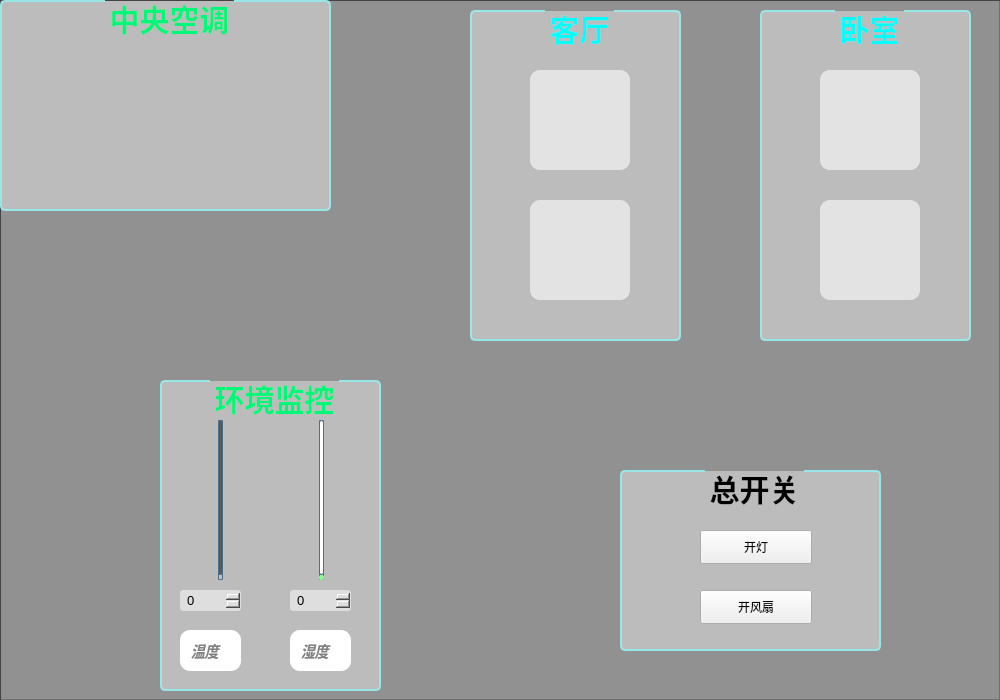
<?xml version="1.0" encoding="UTF-8"?>
<ui version="4.0">
 <class>Myhouse</class>
 <widget class="QWidget" name="Myhouse">
  <property name="geometry">
   <rect>
    <x>0</x>
    <y>0</y>
    <width>1000</width>
    <height>700</height>
   </rect>
  </property>
  <property name="minimumSize">
   <size>
    <width>1000</width>
    <height>700</height>
   </size>
  </property>
  <property name="maximumSize">
   <size>
    <width>1000</width>
    <height>700</height>
   </size>
  </property>
  <property name="windowTitle">
   <string>Form</string>
  </property>
  <property name="styleSheet">
   <string notr="true"/>
  </property>
  <widget class="QFrame" name="frame">
   <property name="geometry">
    <rect>
     <x>0</x>
     <y>0</y>
     <width>1000</width>
     <height>700</height>
    </rect>
   </property>
   <property name="minimumSize">
    <size>
     <width>1000</width>
     <height>700</height>
    </size>
   </property>
   <property name="maximumSize">
    <size>
     <width>1000</width>
     <height>700</height>
    </size>
   </property>
   <property name="styleSheet">
    <string notr="true">QFrame#frame{
	border-image: url(:/pictur/bg_home.jpg);
	
	border-image: url(:/pictur/bg_home1.jpg);
}
#frame_2{
	
	background-color: rgba(0, 0, 0, 100);
}</string>
   </property>
   <property name="frameShape">
    <enum>QFrame::StyledPanel</enum>
   </property>
   <property name="frameShadow">
    <enum>QFrame::Raised</enum>
   </property>
   <widget class="QFrame" name="frame_2">
    <property name="geometry">
     <rect>
      <x>0</x>
      <y>0</y>
      <width>1001</width>
      <height>711</height>
     </rect>
    </property>
    <property name="styleSheet">
     <string notr="true">QGroupBox
{
	background-color: rgba(255, 255, 255, 100);
	color: rgb(0, 0, 0);
border: 2px solid rgb(153, 230, 230);
border-radius:5px;
margin-top:2.1ex;
font-family:宋体;
font:bold 30px;
color: ;
	color: rgb(0, 247, 119);
}
 
QGroupBox::title
{
subcontrol-origin:margin;
subcontrol-position:top center;
}
</string>
    </property>
    <property name="frameShape">
     <enum>QFrame::StyledPanel</enum>
    </property>
    <property name="frameShadow">
     <enum>QFrame::Raised</enum>
    </property>
    <widget class="QGroupBox" name="groupBox">
     <property name="geometry">
      <rect>
       <x>760</x>
       <y>10</y>
       <width>211</width>
       <height>331</height>
      </rect>
     </property>
     <property name="minimumSize">
      <size>
       <width>0</width>
       <height>0</height>
      </size>
     </property>
     <property name="maximumSize">
      <size>
       <width>500</width>
       <height>500</height>
      </size>
     </property>
     <property name="styleSheet">
      <string notr="true">#groupBox{
	color: rgb(0, 255, 255);
}
QPushButton{
	background-color: rgba(255, 255, 255, 150);
	border-radius:10px; 
}
QPushButton:hover{
	background-color: rgba(85, 255, 255, 200);
    border:2px solid rgba(85, 255, 255, 200); 
    border-radius:10px; 
    color:white;
}
QPushButton:pressed{
	color: green;
	border-color: blueviolet;
	border-radius:10px; 
    background-color: white;
}</string>
     </property>
     <property name="title">
      <string>卧室</string>
     </property>
     <widget class="QPushButton" name="pushButton_fan1">
      <property name="geometry">
       <rect>
        <x>60</x>
        <y>190</y>
        <width>100</width>
        <height>100</height>
       </rect>
      </property>
      <property name="maximumSize">
       <size>
        <width>100</width>
        <height>100</height>
       </size>
      </property>
      <property name="styleSheet">
       <string notr="true">border-image: url(:/pictur/fan_close.png);

</string>
      </property>
      <property name="text">
       <string/>
      </property>
     </widget>
     <widget class="QPushButton" name="pushButton_lamp1">
      <property name="geometry">
       <rect>
        <x>60</x>
        <y>60</y>
        <width>100</width>
        <height>100</height>
       </rect>
      </property>
      <property name="maximumSize">
       <size>
        <width>100</width>
        <height>100</height>
       </size>
      </property>
      <property name="styleSheet">
       <string notr="true">border-image: url(:/pictur/lamp_close.png);</string>
      </property>
      <property name="text">
       <string/>
      </property>
     </widget>
    </widget>
    <widget class="QGroupBox" name="groupBox_2">
     <property name="geometry">
      <rect>
       <x>470</x>
       <y>10</y>
       <width>211</width>
       <height>331</height>
      </rect>
     </property>
     <property name="styleSheet">
      <string notr="true">#groupBox_2{
	color: rgb(0, 255, 255);
}
QPushButton{
	background-color: rgba(255, 255, 255, 150);
	border-radius:10px; 
}
QPushButton:hover{
	background-color: rgba(85, 255, 255, 200);
    border:2px solid rgba(85, 255, 255, 200); 
    border-radius:10px; 
    color:white;
}
QPushButton:pressed{
	color: green;
	border-color: blueviolet;
	border-radius:10px; 
    background-color: white;
}
</string>
     </property>
     <property name="title">
      <string>客厅</string>
     </property>
     <widget class="QPushButton" name="pushButton_lamp2">
      <property name="geometry">
       <rect>
        <x>60</x>
        <y>60</y>
        <width>100</width>
        <height>100</height>
       </rect>
      </property>
      <property name="maximumSize">
       <size>
        <width>100</width>
        <height>100</height>
       </size>
      </property>
      <property name="styleSheet">
       <string notr="true">border-image: url(:/pictur/lamp_close.png);</string>
      </property>
      <property name="text">
       <string/>
      </property>
     </widget>
     <widget class="QPushButton" name="pushButton_fan2">
      <property name="geometry">
       <rect>
        <x>60</x>
        <y>190</y>
        <width>100</width>
        <height>100</height>
       </rect>
      </property>
      <property name="maximumSize">
       <size>
        <width>100</width>
        <height>100</height>
       </size>
      </property>
      <property name="styleSheet">
       <string notr="true">border-image: url(:/pictur/fan_close.png);</string>
      </property>
      <property name="text">
       <string/>
      </property>
     </widget>
    </widget>
    <widget class="QGroupBox" name="groupBox_3">
     <property name="geometry">
      <rect>
       <x>0</x>
       <y>0</y>
       <width>331</width>
       <height>211</height>
      </rect>
     </property>
     <property name="styleSheet">
      <string notr="true">QPushButton{
	border-radius:10px; 
}
QPushButton:hover{
	background-color: rgba(255, 255, 255, 150);
    border:2px solid rgba(85, 255, 255, 200); 
    border-radius:10px; 
    color:white;
}
QPushButton:pressed{
	color: green;
	border-color: blueviolet;
	border-radius:10px; 
    background-color: white;
}</string>
     </property>
     <property name="title">
      <string>中央空调</string>
     </property>
     <widget class="QPushButton" name="pushButton_air">
      <property name="geometry">
       <rect>
        <x>30</x>
        <y>50</y>
        <width>271</width>
        <height>141</height>
       </rect>
      </property>
      <property name="styleSheet">
       <string notr="true">border-image: url(:/pictur/air_close.png);</string>
      </property>
      <property name="text">
       <string/>
      </property>
     </widget>
    </widget>
    <widget class="QGroupBox" name="groupBox_4">
     <property name="geometry">
      <rect>
       <x>160</x>
       <y>380</y>
       <width>221</width>
       <height>311</height>
      </rect>
     </property>
     <property name="styleSheet">
      <string notr="true">QLabel{
	border-radius: 10px;
	background-color: rgb(255, 255, 255);

font-family: &quot;Microsoft YaHei&quot;;
font-size: 14px;
font-style: italic;
font-weight: bold;
color: rgb(130, 130, 130);
font: bold italic 18px &quot;Microsoft YaHei&quot;;

padding-left: 7px;
padding-top: 7px;
padding-right: 7px;
padding-bottom: 7px;

}

QSpinBox {


	padding-left: 5px;
    padding-right: 15px;
    border-radius: 3px;

	color: rgb(0, 0, 0);
    background-color:rgb(222, 222, 222);
	font-family: &quot;Microsoft Yahei&quot;;
	font-size: 10pt;
}

QSpinBox:hover {
    background-color: rgb(255, 255, 255);
}
</string>
     </property>
     <property name="title">
      <string>环境监控</string>
     </property>
     <widget class="QSlider" name="verticalSlider_humidity">
      <property name="geometry">
       <rect>
        <x>150</x>
        <y>40</y>
        <width>22</width>
        <height>160</height>
       </rect>
      </property>
      <property name="styleSheet">
       <string notr="true">
QSlider::groove:vertical {
border: 1px solid #4A708B;
background: #C0C0C0;
width: 5px;
border-radius: 1px;
padding-left:-1px;
padding-right:-1px;
padding-top:-1px;
padding-bottom:-1px;
}

QSlider::sub-page:vertical {
background: rgb(255, 255, 255);
border: 1px solid #4A708B;
border-radius: 2px;
}

QSlider::add-page:vertical {

background: qlineargradient(x1:0, y1:0, x2:0, y2:1, 
    stop:0 #c4c4c4, stop:1 #B1B1B1);
background: qlineargradient(x1: 0, y1: 0.2, x2: 1, y2: 1,
    stop: 0 #5DCCFF, stop: 1 #1874CD);
background: rgb(130, 255, 134);
border: 0px solid #777;
width: 10px;
border-radius: 2px;
}

QSlider::handle:vertical 
{

    height: 11px;
    margin-left: -3px;
    margin-right: -3px;
    border-radius: 5px;
}

QSlider::sub-page:vertical:disabled {
background: #00009C;
border-color: #999;
}

QSlider::add-page:vertical:disabled {
background: rgb(130, 255, 134);
border-color: #999;
}

QSlider::handle:vertical:disabled {
background: #eee;
border: 1px solid #aaa;
border-radius: 4px;
}</string>
      </property>
      <property name="orientation">
       <enum>Qt::Vertical</enum>
      </property>
     </widget>
     <widget class="QSlider" name="verticalSlider_temperature">
      <property name="geometry">
       <rect>
        <x>50</x>
        <y>40</y>
        <width>21</width>
        <height>160</height>
       </rect>
      </property>
      <property name="styleSheet">
       <string notr="true">QSlider::groove:vertical {
border: 1px solid #4A708B;
background: #C0C0C0;
width: 5px;
border-radius: 1px;
padding-left:-1px;
padding-right:-1px;
padding-top:-1px;
padding-bottom:-1px;
}

QSlider::sub-page:vertical {
background: #575757;
border: 1px solid #4A708B;
border-radius: 2px;
}

QSlider::add-page:vertical {
background: qlineargradient(x1:0, y1:0, x2:0, y2:1, 
    stop:0 #c4c4c4, stop:1 #B1B1B1);
background: qlineargradient(x1: 0, y1: 0.2, x2: 1, y2: 1,
    stop: 0 #5DCCFF, stop: 1 #1874CD);
border: 0px solid #777;
width: 10px;
border-radius: 2px;
}

QSlider::handle:vertical 
{

    height: 11px;
    margin-left: -3px;
    margin-right: -3px;
    border-radius: 5px;
}

QSlider::sub-page:vertical:disabled {
background: #00009C;
border-color: #999;
}

QSlider::add-page:vertical:disabled {
background: #eee;
border-color: #999;
}

QSlider::handle:vertical:disabled {
background: #eee;
border: 1px solid #aaa;
border-radius: 4px;
}</string>
      </property>
      <property name="orientation">
       <enum>Qt::Vertical</enum>
      </property>
     </widget>
     <widget class="QSpinBox" name="spinBox_humidity">
      <property name="geometry">
       <rect>
        <x>130</x>
        <y>210</y>
        <width>61</width>
        <height>21</height>
       </rect>
      </property>
     </widget>
     <widget class="QSpinBox" name="spinBox_temperature">
      <property name="geometry">
       <rect>
        <x>20</x>
        <y>210</y>
        <width>61</width>
        <height>21</height>
       </rect>
      </property>
      <property name="styleSheet">
       <string notr="true">




</string>
      </property>
     </widget>
     <widget class="QLabel" name="label">
      <property name="geometry">
       <rect>
        <x>20</x>
        <y>250</y>
        <width>61</width>
        <height>41</height>
       </rect>
      </property>
      <property name="text">
       <string>温度</string>
      </property>
     </widget>
     <widget class="QLabel" name="label_2">
      <property name="geometry">
       <rect>
        <x>130</x>
        <y>250</y>
        <width>61</width>
        <height>41</height>
       </rect>
      </property>
      <property name="text">
       <string>湿度</string>
      </property>
     </widget>
    </widget>
    <widget class="QGroupBox" name="groupBox_5">
     <property name="geometry">
      <rect>
       <x>620</x>
       <y>470</y>
       <width>261</width>
       <height>181</height>
      </rect>
     </property>
     <property name="styleSheet">
      <string notr="true">color: rgb(0, 0, 0);</string>
     </property>
     <property name="title">
      <string>总开关</string>
     </property>
     <widget class="QPushButton" name="pushButton_fanTotal">
      <property name="geometry">
       <rect>
        <x>80</x>
        <y>120</y>
        <width>112</width>
        <height>34</height>
       </rect>
      </property>
      <property name="text">
       <string>开风扇</string>
      </property>
     </widget>
     <widget class="QPushButton" name="pushButton_lampTotal">
      <property name="geometry">
       <rect>
        <x>80</x>
        <y>60</y>
        <width>112</width>
        <height>34</height>
       </rect>
      </property>
      <property name="styleSheet">
       <string notr="true"/>
      </property>
      <property name="text">
       <string>开灯</string>
      </property>
     </widget>
    </widget>
   </widget>
  </widget>
 </widget>
 <resources/>
 <connections/>
</ui>
